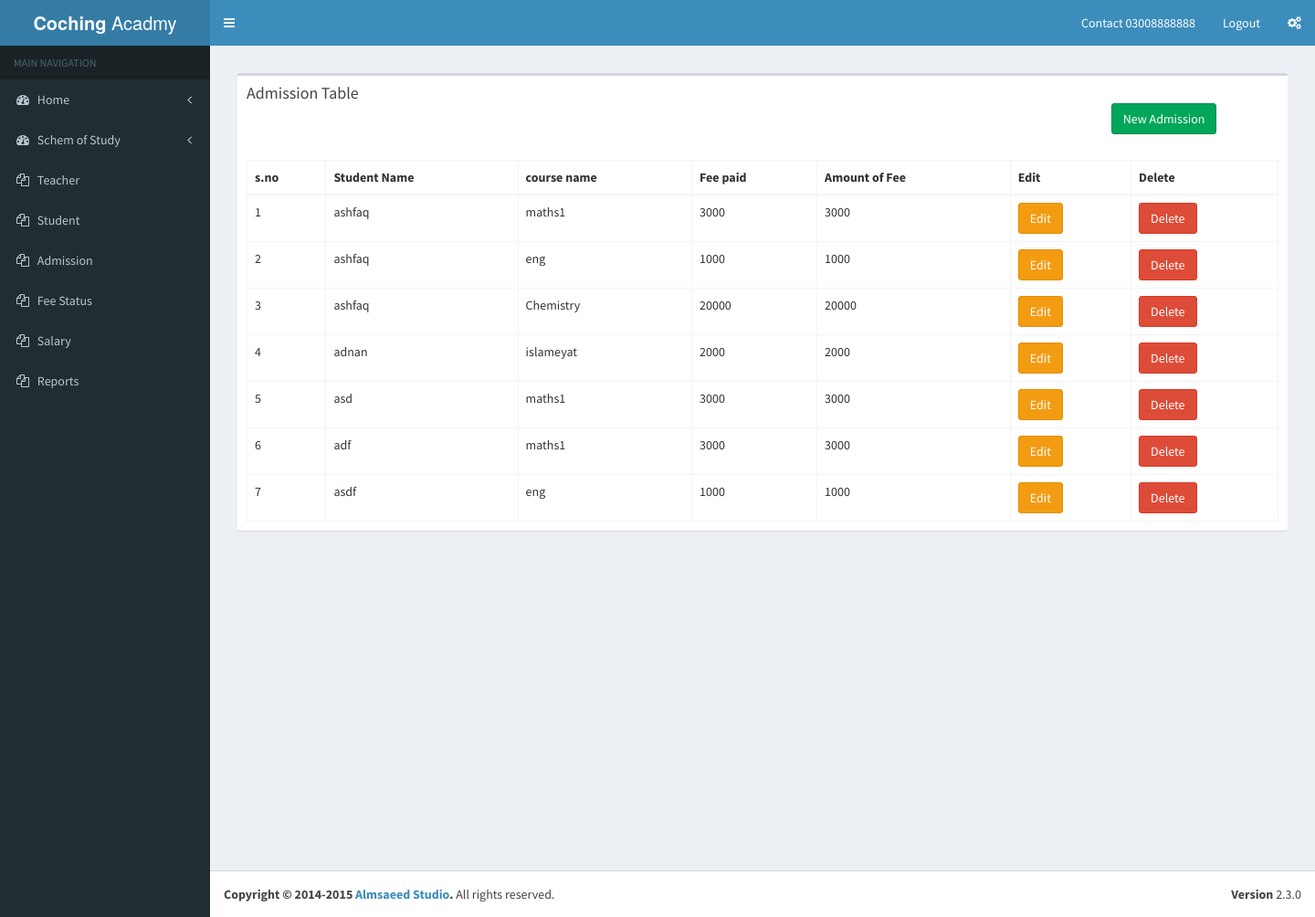
Page /admission1.php on the committed database.
### tables this page shows
CREATE TABLE `student` (
  `student_id` int(255) NOT NULL,
  `student_name` varchar(255) NOT NULL,
  `father_name` varchar(255) NOT NULL,
  `contact_no` varchar(255) NOT NULL,
  `email_adress` varchar(255) NOT NULL,
  `address` varchar(255) NOT NULL
);

CREATE TABLE `course` (
  `course_id` int(255) NOT NULL,
  `student_id` int(255) NOT NULL,
  `course_name` varchar(255) NOT NULL,
  `course_timing` varchar(255) NOT NULL,
  `course_fee` varchar(255) NOT NULL
);

### admission1.php (the view, shortened to what this page needs)
<?php
include 'include/conn.php';
include 'include/header.php';
include 'include/leftsidebar.php';
$sql=("SELECT * FROM `student_course_join`");
$stmt=$conn->prepare($sql);
$stmt->execute();
$result = $stmt->fetchAll();
$i = 1;
foreach( $result as $query ){
		$course_id    = $query['course_id'];
		$student_id   = $query['student_id'];
		$result_e[$i]['join_id'] = $query['student_course_join_id'];
		$course_sql    = $conn->prepare( "SELECT * FROM `course` where `course_id`   = $course_id" );
		$course_sql->execute();
		$result_e[$i]['course'] = $course_sql->fetchAll();
		$student_sql  = $conn->prepare( "SELECT * FROM `student` where `student_id` = $student_id" );
		$student_sql->execute();
		$result_e[$i]['student'] = $student_sql->fetchAll();
	$i++;
}
?>
      <div class="content-wrapper">
        <section class="content">
         <section class="content">
          <div class="row">
            <div class="col-xs-12">
              <div class="box">
                <div class="box-header">
                  <h3 class="box-title">Admission Table</h3>
                  <div class="col-md-12">
                  	<div class="col-md-10"></div>
                    <div class="col-md-2">
                    <td><a href="admission_insert.php?" class="btn btn-success">New Admission</a></td>
                    </div>
                  </div>
                </div>
                <div class="box-body">
                  <table id="example2" class="table table-bordered table-hover">
                   <div class="col-md-12"> <thead>
                     <tr>
					 <div class="col-md-1"><th>s.no</th></div>
                      <div class="col-md-1"><th>Student Name</th></div>
                      <div class="col-md-1"><th>course name</th></div>
                      <div class="col-md-1"><th>Fee paid</th></div>
					  <div class="col-md-1"><th>Amount of Fee</th></div>
				      <div class="col-md-1"><th>Edit</th></div>
					  <div class="col-md-1"><th>Delete</th></div>
					   </tr>
                    </thead>
					</div>
                    <tbody>
					<div class="col-md-12">
                    <?php
					$i=1;
					foreach ($result_e as $admission){
						?>
                             <tr>
                          <?php
                              print_r($result);
                               ?>
                      <div class="col-md-1">   <td><?=$i ?></td></div>
                      <div class="col-md-1"><td><?=( isset( $admission['student'][0]['student_name'] ) ) ? $admission['student'][0]['student_name'] : '' ; ?></td></div>
					  <div class="col-md-1"><td><?=( isset( $admission['course'][0]['course_name'] ) ) ? $admission['course'][0]['course_name'] : '' ; ?></td></div>
					  <div class="col-md-1"><td><?=( isset( $admission['course'][0]['course_fee'] ) ) ? $admission['course'][0]['course_fee'] : '' ; ?></td></div>
					  	<div class="col-md-1"><td><?=( isset( $admission['course'][0]['course_fee'] ) ) ? $admission['course'][0]['course_fee'] : '' ; ?></td></div>
                      <div class="col-md-1"><td><a href="admission_edit.php?id=<?=$admission['join_id']?>"class="btn btn-warning">Edit</a></td></div>
  					  <div class="col-md-1"><td><a href="admission_delete.php?id=<?=$admission['join_id']?>"class="btn btn-danger">Delete</a></td></div>
 				       </tr>
                       <?php
					   $i++;}
					   ?>
                     </div>
                  </table>
                </div>
              </div>
            </div>
          </div>
       </div>
      </div>
<?php include'include/footer.php';?>

### rows in the picture
student: student_name "ashfaq"
course: course_name "maths1", course_fee "3000"
course: course_name "eng", course_fee "1000"
course: course_name "Chemistry", course_fee "20000"
course: course_name "islameyat", course_fee "2000"
student: student_name "adnan"
student: student_name "asd"
student: student_name "adf"
student: student_name "asdf"
